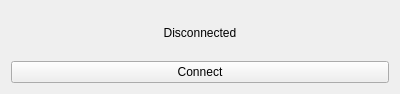
<?xml version="1.0" encoding="UTF-8"?>
<ui version="4.0">
 <class>WiiServer</class>
 <widget class="QWidget" name="WiiServer">
  <property name="geometry">
   <rect>
    <x>0</x>
    <y>0</y>
    <width>400</width>
    <height>94</height>
   </rect>
  </property>
  <property name="windowTitle">
   <string>Form</string>
  </property>
  <layout class="QVBoxLayout" name="verticalLayout">
   <item>
    <widget class="QLabel" name="WiiServerStatus">
     <property name="text">
      <string>Disconnected</string>
     </property>
     <property name="scaledContents">
      <bool>false</bool>
     </property>
     <property name="alignment">
      <set>Qt::AlignCenter</set>
     </property>
    </widget>
   </item>
   <item>
    <widget class="QPushButton" name="ConnectButton">
     <property name="text">
      <string>Connect</string>
     </property>
    </widget>
   </item>
  </layout>
 </widget>
 <resources/>
 <connections/>
</ui>
